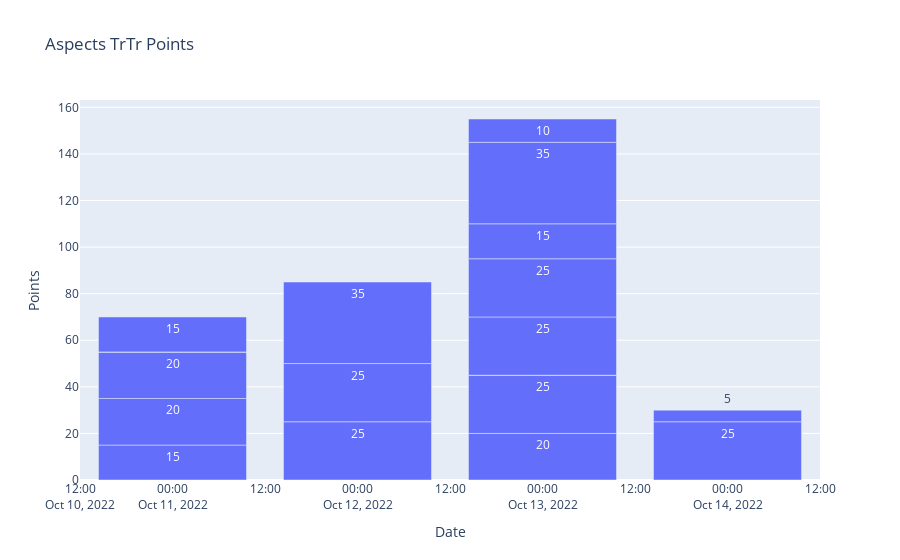

The code cell stored with this chart in its notebook:
### Markdown cell above
#### **result**

### Code cell
fig = px.bar(b_trtr, x="Date", y="Points", text="Points", title="Aspects TrTr Points")
fig.show()

### Figure 1 — Plotly figure (JSON) as saved in the notebook; plotly's stock layout.template omitted (floating-point values rounded to 4 significant figures)
{"data": [{"alignmentgroup": "True", "hovertemplate": "Date=%{x}<br>Points=%{text}<extra></extra>", "legendgroup": "", "marker": {"color": "#636efa", "pattern": {"shape": ""}}, "name": "", "offsetgroup": "", "orientation": "v", "showlegend": false, "text": [15, 20, 20, 0, 0, 15, 25, 25, 35, 20, 25, 0, 25, 25, 15, 35, 10, 25, 5], "textposition": "auto", "type": "bar", "x": ["2022-10-11T00:00:00", "2022-10-11T00:00:00", "2022-10-11T00:00:00", "2022-10-11T00:00:00", "2022-10-11T00:00:00", "2022-10-11T00:00:00", "2022-10-12T00:00:00", "2022-10-12T00:00:00", "2022-10-12T00:00:00", "2022-10-13T00:00:00", "2022-10-13T00:00:00", "2022-10-13T00:00:00", "2022-10-13T00:00:00", "2022-10-13T00:00:00", "2022-10-13T00:00:00", "2022-10-13T00:00:00", "2022-10-13T00:00:00", "2022-10-14T00:00:00", "2022-10-14T00:00:00"], "xaxis": "x", "y": [15, 20, 20, 0, 0, 15, 25, 25, 35, 20, 25, 0, 25, 25, 15, 35, 10, 25, 5], "yaxis": "y"}], "layout": {"barmode": "relative", "legend": {"tracegroupgap": 0}, "title": {"text": "Aspects TrTr Points"}, "xaxis": {"anchor": "y", "domain": [0, 1], "title": {"text": "Date"}}, "yaxis": {"anchor": "x", "domain": [0, 1], "title": {"text": "Points"}}}}
